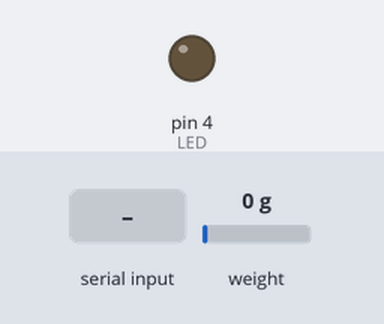
The sketch below on a simulated Arduino Uno, built with avr-gcc and run on an emulated ATmega328P. On the bench: output pins drawn as LEDs (lit = HIGH). The test bench sets the inputs (shaded band); at power-on: weight on the scale 0 g. What the sketch prints to the serial monitor is not drawn.

Above: at 3.2 s.
3.3 s: ",\n" received over Serial
At 4.1 s:
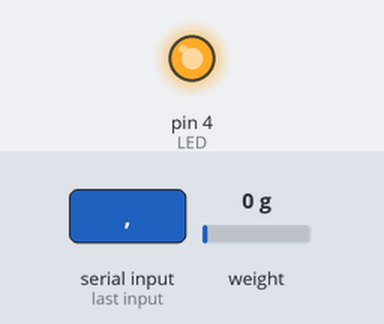
4.8 s: ".\n" received over Serial
At 5.7 s:
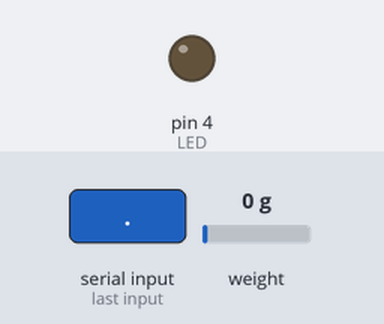
Timing chart, 0 to 7.8 s (numbered marks = the images above; inputs shaded):
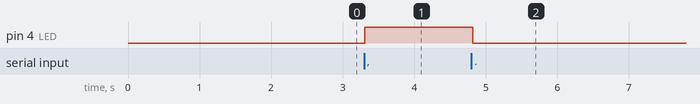

The sketch:

scale.ino
```cpp
/*
 * The scaley beast
 Arduino pin to HX711 map
 2 -> HX711 CLK
 3 -> DOUT
 5V -> VCC
 GND -> GND
*/

#include "HX711.h"

#define DOUT  3
#define CLK  2
#define LED 4

HX711 scale(DOUT, CLK);

float calibration_factor = -23479; // Calibrated using a 1kg weight.

float previous_weights[5]; // The last weight values.
float rolling_weight = 0; // Rolling average of the weight.

//=============================================================================================
//                         SETUP
//=============================================================================================
void setup() {
  Serial.begin(115200);
  scale.set_scale();
  // Artificial delay before determining the zero point.
  // This seems to be necessary as the value fluctuates shortly
  // after startup.
  delay(1000);
  scale.tare(10); //Reset the scale to 0

  rolling_weight = 0;
  for (int i = 0; i < 5; ++i) {
    previous_weights[i] = 0;
  }

  // Configure LED
  pinMode(LED, OUTPUT);
}

//=============================================================================================
//                         LOOP
//=============================================================================================
void loop() {

  scale.set_scale(calibration_factor);
  Serial.print(rolling_weight / 5, 3);
  Serial.print("\n");

  // Update rolling weight.
  rolling_weight -= previous_weights[0];
  for (int i = 1; i < 5; ++i) {
    previous_weights[i - 1] = previous_weights[i];
  }

  previous_weights[4] = scale.get_units(1);
  rolling_weight += previous_weights[4];

  if(Serial.available())
  {
    char temp = Serial.read();
    if (temp == 't')
      scale.tare(10);  //Reset the scale to zero
    else if (temp == 'r') {
      // This is our value for 1 kg and therefore
      // our new scale.
      calibration_factor = scale.get_value(10);
    }
    else if(temp == ',')
        digitalWrite(LED, true);
    else if(temp == '.')
        digitalWrite(LED, false);
  }
}
//=============================================================================================
```

Measured:
- after the input at 3.3 s, pin 4 (LED): LOW → HIGH at once
- after the input at 4.8 s, pin 4 (LED): HIGH → LOW at once
